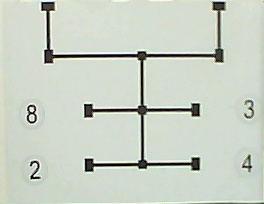
#> input picture Practice/other scripts/clippedtest2s.jpg, 264 x 204 px
$ python drawLines.py   (Python 2 division)
#> lines starting #> are read from the running program, lines starting #| are printed output that depends on the picture; after the words box and inside, x2 and y2 are one past the last pixel; in counts of white or black regions, pixels touching at a corner belong together
import cv2
def grid_draw(filename,m,n): ##filename is image filename with full file path, n is grid of n lines
#> called with filename = 'clippedtest2s.jpg', m = 9, n = 8
    img=cv2.imread(filename) ##getting input image
#> img is the input picture: shape (204, 264, 3); mean B, G, R 197.2, 209.4, 201.5
    h,k,l=img.shape
#> h = 204; k = 264; l = 3
    print h,k
#| 204 264
    line_widthm=h/(m-1)
#> line_widthm = 25
    line_widthn=k/(n-1) ##calculating width between 2 consecutive parallel lines
#> line_widthn = 37
    for x in range(0, m): ##drawing lines
        X=x*line_widthm

        cv2.line(img,(0,X),(k,X),(0,0,255), 2)#lines is red color, bgr format
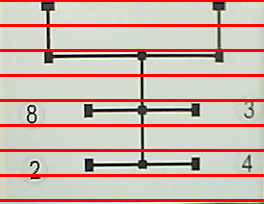
#> img: shape (204, 264, 3); 12.75% of pixels changed, all inside (x1, y1, x2, y2) = (0, 0, 264, 202)
    for y in range(0, n): ##drawing lines
        Y=y*line_widthn

        cv2.line(img,(Y,0),(Y,h),(255,0,0), 2)#lines is red color, bgr format
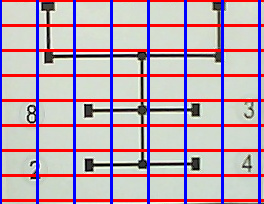
#> img: shape (204, 264, 3); 8.71% of pixels changed, all inside (x1, y1, x2, y2) = (0, 0, 261, 204)
    return (img)

#img=cv2.imread("test_images/test_image1.png")

img=grid_draw("clippedtest2s.jpg",9,8) ##10,14 perfect for path deduction
cv2.imshow("Grid map",img)
cv2.imwrite("binary1.jpg",img)
############################################
## Close and exit
cv2.waitKey(0)
cv2.destroyAllWindows()
############################################

$ run again, with Practice/other scripts/clippedtest3s.jpg copied over Practice/other scripts/clippedtest2s.jpg
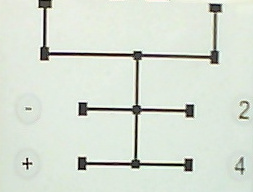
#> input picture Practice/other scripts/clippedtest3s.jpg, 253 x 192 px
#> in grid_draw, img is the input picture: shape (192, 253, 3); mean B, G, R 212.2, 223.4, 215.5
#| 192 253
#> after the loop in grid_draw, `for x in range(0, m):`:
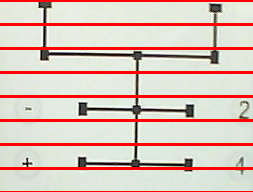
#> img: shape (192, 253, 3); 12.5% of pixels changed, all inside (x1, y1, x2, y2) = (0, 0, 253, 192)
#> after the loop in grid_draw, `for y in range(0, n):`:
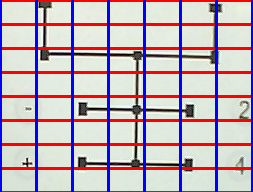
#> img: shape (192, 253, 3); 8.7% of pixels changed, all inside (x1, y1, x2, y2) = (0, 0, 253, 192)

$ run again, with Practice/other scripts/img1.jpg copied over Practice/other scripts/clippedtest2s.jpg
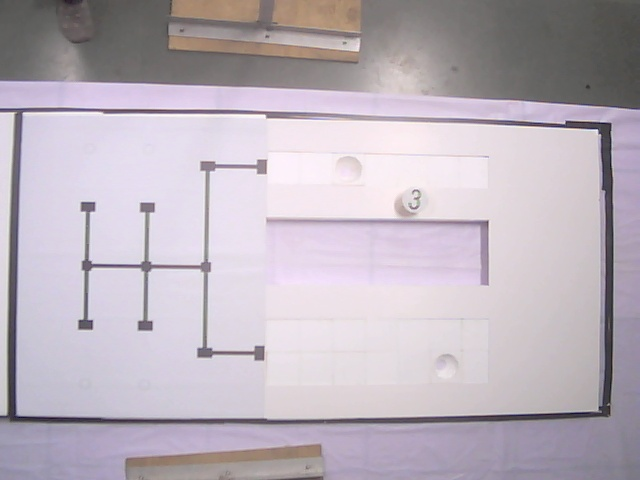
#> input picture Practice/other scripts/img1.jpg, 640 x 480 px
#> in grid_draw, img is the input picture: shape (480, 640, 3); mean B, G, R 188.1, 178.6, 187.7
#| 480 640
#> after the loop in grid_draw, `for x in range(0, m):`:
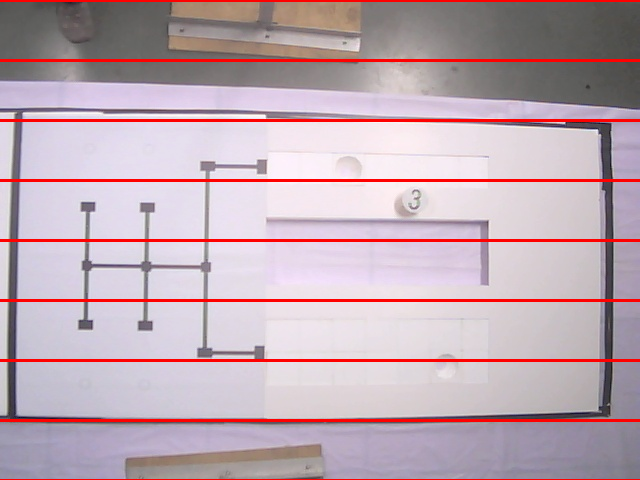
#> img: shape (480, 640, 3); 5% of pixels changed, all inside (x1, y1, x2, y2) = (0, 0, 640, 480)
#> after the loop in grid_draw, `for y in range(0, n):`:
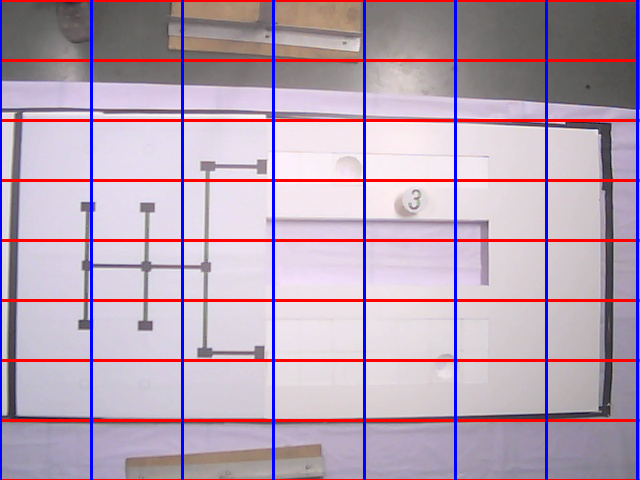
#> img: shape (480, 640, 3); 3.59% of pixels changed, all inside (x1, y1, x2, y2) = (0, 0, 639, 480)
